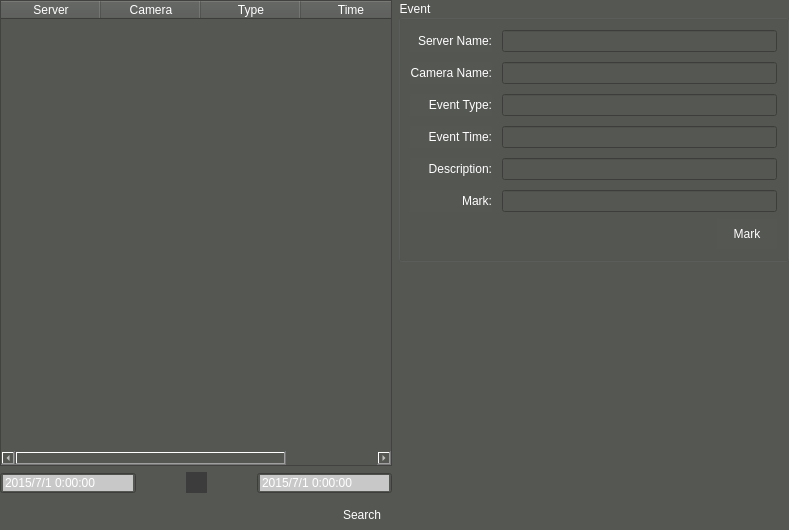
<?xml version="1.0" encoding="UTF-8"?>
<ui version="4.0">
 <class>VSCVidEventSearch</class>
 <widget class="QWidget" name="VSCVidEventSearch">
  <property name="geometry">
   <rect>
    <x>0</x>
    <y>0</y>
    <width>789</width>
    <height>530</height>
   </rect>
  </property>
  <property name="minimumSize">
   <size>
    <width>0</width>
    <height>0</height>
   </size>
  </property>
  <property name="maximumSize">
   <size>
    <width>16777215</width>
    <height>16777215</height>
   </size>
  </property>
  <property name="windowTitle">
   <string>Form</string>
  </property>
  <property name="styleSheet">
   <string notr="true">background-color: rgb(85, 87, 83);
color: rgb(255, 255, 255);</string>
  </property>
  <layout class="QHBoxLayout" name="horizontalLayout">
   <property name="leftMargin">
    <number>0</number>
   </property>
   <property name="topMargin">
    <number>0</number>
   </property>
   <property name="rightMargin">
    <number>0</number>
   </property>
   <property name="bottomMargin">
    <number>0</number>
   </property>
   <item>
    <layout class="QVBoxLayout" name="verticalLayout_3">
     <item>
      <widget class="QTableWidget" name="tableWidget">
       <property name="editTriggers">
        <set>QAbstractItemView::NoEditTriggers</set>
       </property>
       <property name="alternatingRowColors">
        <bool>true</bool>
       </property>
       <property name="selectionMode">
        <enum>QAbstractItemView::SingleSelection</enum>
       </property>
       <property name="selectionBehavior">
        <enum>QAbstractItemView::SelectRows</enum>
       </property>
       <property name="textElideMode">
        <enum>Qt::ElideMiddle</enum>
       </property>
       <attribute name="horizontalHeaderStretchLastSection">
        <bool>true</bool>
       </attribute>
       <attribute name="verticalHeaderStretchLastSection">
        <bool>false</bool>
       </attribute>
       <column>
        <property name="text">
         <string>Server</string>
        </property>
       </column>
       <column>
        <property name="text">
         <string>Camera</string>
        </property>
       </column>
       <column>
        <property name="text">
         <string>Type</string>
        </property>
       </column>
       <column>
        <property name="text">
         <string>Time</string>
        </property>
       </column>
      </widget>
     </item>
     <item>
      <layout class="QHBoxLayout" name="horizontalLayout_2">
       <property name="spacing">
        <number>50</number>
       </property>
       <item>
        <widget class="QDateTimeEdit" name="startTime">
         <property name="styleSheet">
          <string notr="true">QDateTimeEdit:hover {
border:none;
background-color: rgb(85, 170, 255);}
QDateTimeEdit:pressed {
background-color: rgb(200, 200, 200);}
</string>
         </property>
         <property name="wrapping">
          <bool>false</bool>
         </property>
         <property name="buttonSymbols">
          <enum>QAbstractSpinBox::NoButtons</enum>
         </property>
         <property name="accelerated">
          <bool>false</bool>
         </property>
         <property name="showGroupSeparator" stdset="0">
          <bool>false</bool>
         </property>
         <property name="dateTime">
          <datetime>
           <hour>0</hour>
           <minute>0</minute>
           <second>0</second>
           <year>2015</year>
           <month>7</month>
           <day>1</day>
          </datetime>
         </property>
         <property name="displayFormat">
          <string>yyyy/M/d H:mm:ss</string>
         </property>
         <property name="calendarPopup">
          <bool>false</bool>
         </property>
        </widget>
       </item>
       <item>
        <widget class="QPushButton" name="pushButton">
         <property name="minimumSize">
          <size>
           <width>21</width>
           <height>21</height>
          </size>
         </property>
         <property name="maximumSize">
          <size>
           <width>21</width>
           <height>21</height>
          </size>
         </property>
         <property name="styleSheet">
          <string notr="true">background-color:rgb(60, 60, 60);
border:none;</string>
         </property>
         <property name="text">
          <string/>
         </property>
         <property name="icon">
          <iconset resource="../../../veuilib/src/velibui.qrc">
           <normaloff>:/date/resources/date/libuinextm.png</normaloff>:/date/resources/date/libuinextm.png</iconset>
         </property>
        </widget>
       </item>
       <item>
        <widget class="QDateTimeEdit" name="endTime">
         <property name="styleSheet">
          <string notr="true">QDateTimeEdit:hover {
border:none;
background-color: rgb(85, 170, 255);}
QDateTimeEdit:pressed {
background-color: rgb(200, 200, 200);}</string>
         </property>
         <property name="buttonSymbols">
          <enum>QAbstractSpinBox::NoButtons</enum>
         </property>
         <property name="dateTime">
          <datetime>
           <hour>0</hour>
           <minute>0</minute>
           <second>0</second>
           <year>2015</year>
           <month>7</month>
           <day>1</day>
          </datetime>
         </property>
         <property name="displayFormat">
          <string>yyyy/M/d H:mm:ss</string>
         </property>
         <property name="calendarPopup">
          <bool>false</bool>
         </property>
        </widget>
       </item>
      </layout>
     </item>
     <item>
      <layout class="QGridLayout" name="gridLayout_3">
       <property name="horizontalSpacing">
        <number>20</number>
       </property>
       <property name="verticalSpacing">
        <number>0</number>
       </property>
       <item row="0" column="0">
        <spacer name="horizontalSpacer_3">
         <property name="orientation">
          <enum>Qt::Horizontal</enum>
         </property>
         <property name="sizeHint" stdset="0">
          <size>
           <width>40</width>
           <height>20</height>
          </size>
         </property>
        </spacer>
       </item>
       <item row="0" column="1">
        <widget class="QPushButton" name="pbSearch">
         <property name="minimumSize">
          <size>
           <width>60</width>
           <height>30</height>
          </size>
         </property>
         <property name="maximumSize">
          <size>
           <width>60</width>
           <height>30</height>
          </size>
         </property>
         <property name="styleSheet">
          <string notr="true">QPushButton { 
border:none;
color:white;
background-image: url(:/action/resources/button.png);}
QPushButton:hover {
	background-image: url(:/action/resources/buttonpress.png);}
QPushButton:pressed {
	background-image: url(:/action/resources/button.png);}</string>
         </property>
         <property name="text">
          <string>Search</string>
         </property>
         <property name="iconSize">
          <size>
           <width>60</width>
           <height>40</height>
          </size>
         </property>
        </widget>
       </item>
      </layout>
     </item>
    </layout>
   </item>
   <item>
    <layout class="QVBoxLayout" name="verticalLayout_2">
     <item>
      <widget class="QGroupBox" name="groupBox_2">
       <property name="title">
        <string>Event</string>
       </property>
       <layout class="QVBoxLayout" name="verticalLayout">
        <item>
         <layout class="QGridLayout" name="gridLayout">
          <property name="topMargin">
           <number>0</number>
          </property>
          <property name="spacing">
           <number>10</number>
          </property>
          <item row="6" column="0">
           <widget class="QLabel" name="labelPort_2">
            <property name="text">
             <string>Event Time:</string>
            </property>
            <property name="alignment">
             <set>Qt::AlignRight|Qt::AlignTrailing|Qt::AlignVCenter</set>
            </property>
           </widget>
          </item>
          <item row="4" column="0">
           <widget class="QLabel" name="labelName">
            <property name="text">
             <string>Camera Name:</string>
            </property>
            <property name="alignment">
             <set>Qt::AlignRight|Qt::AlignTrailing|Qt::AlignVCenter</set>
            </property>
           </widget>
          </item>
          <item row="4" column="1">
           <widget class="QLineEdit" name="lineEditName">
            <property name="maximumSize">
             <size>
              <width>300</width>
              <height>16777215</height>
             </size>
            </property>
            <property name="readOnly">
             <bool>true</bool>
            </property>
           </widget>
          </item>
          <item row="5" column="0">
           <widget class="QLabel" name="labelIP_2">
            <property name="text">
             <string>Event Type:</string>
            </property>
            <property name="alignment">
             <set>Qt::AlignRight|Qt::AlignTrailing|Qt::AlignVCenter</set>
            </property>
           </widget>
          </item>
          <item row="6" column="1">
           <widget class="QLineEdit" name="lineEditTime">
            <property name="maximumSize">
             <size>
              <width>300</width>
              <height>16777215</height>
             </size>
            </property>
            <property name="readOnly">
             <bool>true</bool>
            </property>
           </widget>
          </item>
          <item row="7" column="1">
           <widget class="QLineEdit" name="lineEditDesc">
            <property name="maximumSize">
             <size>
              <width>300</width>
              <height>16777215</height>
             </size>
            </property>
            <property name="readOnly">
             <bool>true</bool>
            </property>
           </widget>
          </item>
          <item row="8" column="1">
           <widget class="QLineEdit" name="lineEditMark">
            <property name="maximumSize">
             <size>
              <width>300</width>
              <height>16777215</height>
             </size>
            </property>
           </widget>
          </item>
          <item row="7" column="0">
           <widget class="QLabel" name="labelPassword_2">
            <property name="text">
             <string>Description:</string>
            </property>
            <property name="alignment">
             <set>Qt::AlignRight|Qt::AlignTrailing|Qt::AlignVCenter</set>
            </property>
           </widget>
          </item>
          <item row="5" column="1">
           <widget class="QLineEdit" name="lineEditType">
            <property name="maximumSize">
             <size>
              <width>300</width>
              <height>16777215</height>
             </size>
            </property>
            <property name="readOnly">
             <bool>true</bool>
            </property>
           </widget>
          </item>
          <item row="8" column="0">
           <widget class="QLabel" name="labelPassword_3">
            <property name="text">
             <string>Mark:</string>
            </property>
            <property name="alignment">
             <set>Qt::AlignRight|Qt::AlignTrailing|Qt::AlignVCenter</set>
            </property>
           </widget>
          </item>
          <item row="3" column="0">
           <widget class="QLabel" name="labelName_2">
            <property name="text">
             <string>Server Name:</string>
            </property>
            <property name="alignment">
             <set>Qt::AlignRight|Qt::AlignTrailing|Qt::AlignVCenter</set>
            </property>
           </widget>
          </item>
          <item row="3" column="1">
           <widget class="QLineEdit" name="lineEditStorName">
            <property name="maximumSize">
             <size>
              <width>300</width>
              <height>16777215</height>
             </size>
            </property>
            <property name="readOnly">
             <bool>true</bool>
            </property>
           </widget>
          </item>
         </layout>
        </item>
        <item>
         <layout class="QGridLayout" name="gridLayout_2">
          <property name="horizontalSpacing">
           <number>20</number>
          </property>
          <property name="verticalSpacing">
           <number>0</number>
          </property>
          <item row="0" column="1">
           <widget class="QPushButton" name="pbApply">
            <property name="minimumSize">
             <size>
              <width>60</width>
              <height>30</height>
             </size>
            </property>
            <property name="maximumSize">
             <size>
              <width>60</width>
              <height>30</height>
             </size>
            </property>
            <property name="styleSheet">
             <string notr="true">QPushButton { 
border:none;
color:white;
background-image: url(:/action/resources/button.png);}
QPushButton:hover {
	background-image: url(:/action/resources/buttonpress.png);}
QPushButton:pressed {
	background-image: url(:/action/resources/button.png);}</string>
            </property>
            <property name="text">
             <string>Mark</string>
            </property>
            <property name="iconSize">
             <size>
              <width>60</width>
              <height>40</height>
             </size>
            </property>
           </widget>
          </item>
          <item row="0" column="0">
           <spacer name="horizontalSpacer_2">
            <property name="orientation">
             <enum>Qt::Horizontal</enum>
            </property>
            <property name="sizeHint" stdset="0">
             <size>
              <width>40</width>
              <height>20</height>
             </size>
            </property>
           </spacer>
          </item>
         </layout>
        </item>
       </layout>
      </widget>
     </item>
     <item>
      <widget class="QWidget" name="video" native="true">
       <property name="minimumSize">
        <size>
         <width>320</width>
         <height>200</height>
        </size>
       </property>
      </widget>
     </item>
    </layout>
   </item>
  </layout>
 </widget>
 <resources>
  <include location="../main/vscmainwindows.qrc"/>
  <include location="../../../veuilib/src/velibui.qrc"/>
 </resources>
 <connections/>
</ui>
